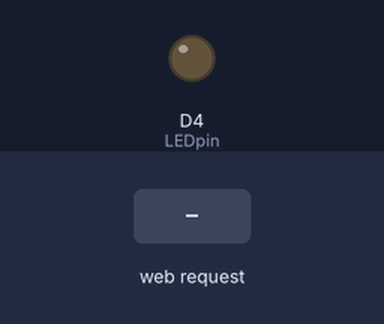
Bench run of a sketch on a simulated ESP8266 (NodeMCU). Parts: output pins drawn as LEDs (lit = HIGH). The inputs (shaded band) are chosen by the test bench. WiFi joins after 1.5 s; servers stay silent unless stated; what the sketch prints to the serial monitor is not drawn.

Above: at 3.3 s.
3.4 s: HTTP request GET /ledon received
At 4.0 s:
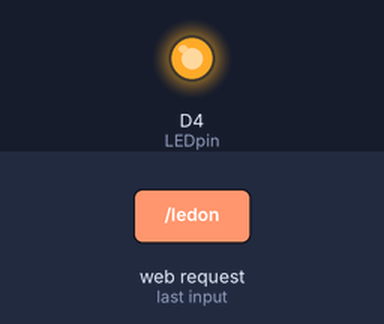
4.9 s: HTTP request GET / received
At 6.3 s:
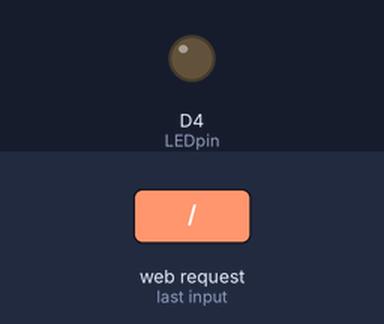
Timing chart, 0 to 7.9 s (numbered marks = the images above; inputs shaded):
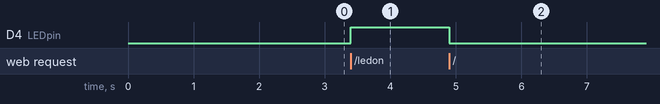

The sketch:

Server_HTTP_LED.ino
```cpp
#include <ESP8266WiFi.h>
#include <ESP8266WebServer.h>

/*Put your SSID & Password*/
const char* ssid = "";  // Enter SSID here
const char* password = "";  //Enter Password here

ESP8266WebServer server(80);

uint8_t LEDpin = D4;
bool LEDstatus = LOW;

void setup() {
  Serial.begin(115200);
  delay(100);
  pinMode(LEDpin, OUTPUT);

  Serial.println("Connecting to ");
  Serial.println(ssid);

  //connect to your local wi-fi network
  WiFi.begin(ssid, password);

  //check wi-fi is connected to wi-fi network
  while (WiFi.status() != WL_CONNECTED) {
  delay(1000);
  Serial.print(".");
  }
  Serial.println("");
  Serial.println("WiFi connected..!");
  Serial.print("Got IP: ");  Serial.println(WiFi.localIP());

  server.on("/", handle_OnConnect);
  server.on("/ledon", handle_ledon);
  server.on("/ledoff", handle_ledoff);
  server.onNotFound(handle_NotFound);

  server.begin();
  Serial.println("HTTP server started");
}
void loop() {
  server.handleClient();
  if(LEDstatus)
  digitalWrite(LEDpin, HIGH);
  else
  digitalWrite(LEDpin, LOW);
}

void handle_OnConnect() {
  LEDstatus = LOW;
  server.send(200, "text/html", SendHTML(false));
}

void handle_ledon() {
  LEDstatus = HIGH;
  server.send(200, "text/html", SendHTML(true));
}

void handle_ledoff() {
  LEDstatus = LOW;
  server.send(200, "text/html", SendHTML(false));
}

void handle_NotFound(){
  server.send(404, "text/plain", "Not found");
}

String SendHTML(uint8_t led){
  String ptr = "<!DOCTYPE html>\n";
  ptr +="<html>\n";
  ptr +="<head>\n";
  ptr +="<title>LED Control</title>\n";
  ptr +="</head>\n";
  ptr +="<body>\n";
  ptr +="<h1>LED</h1>\n";
  ptr +="<p>Click to switch LED on and off.</p>\n";
  ptr +="<form method=\"get\">\n";
  if(led)
  ptr +="<input type=\"button\" value=\"LED OFF\" onclick=\"window.location.href='/ledoff'\">\n";
  else
  ptr +="<input type=\"button\" value=\"LED ON\" onclick=\"window.location.href='/ledon'\">\n";
  ptr +="</form>\n";
  ptr +="</body>\n";
  ptr +="</html>\n";
  return ptr;
}
```

Measured:
- after the input at 3.4 s, D4 (LEDpin): LOW → HIGH at once
- after the input at 4.9 s, D4 (LEDpin): HIGH → LOW at once
